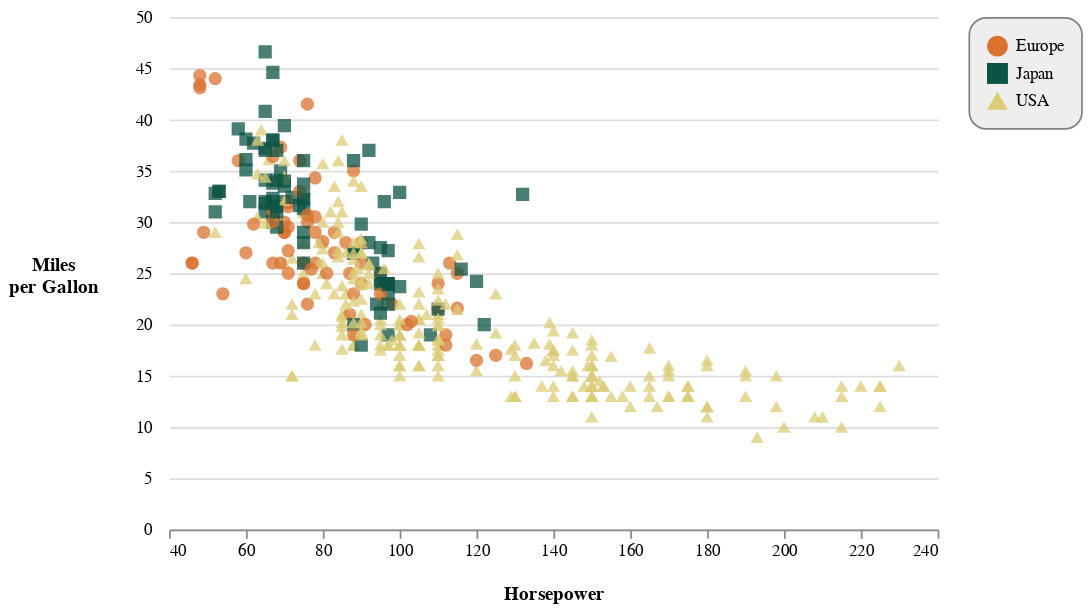

Notebook code for this chart:
### Markdown cell above
## Scatterplot

### Code cell
df = data.cars()

mark_plot(
    data=df, 
    x='Horsepower', 
    y='Miles_per_Gallon', 
    shape_by='Origin',
    opacity=0.75,
    y_title=['Miles', 'per Gallon']
)

### Figure 1 — Vega-Lite specification as saved in the notebook (floating-point values rounded to 4 significant figures; data arrays with more than 128 entries replaced by an {"elided": "..."} marker saying what was removed)
{"config": {"view": {"continuousWidth": 400, "continuousHeight": 300, "strokeWidth": 0}, "axis": {}, "axisX": {"grid": false, "labelAngle": 0, "labelSeparation": 1, "titlePadding": 15}, "axisY": {"domain": false, "labelAngle": 0, "labelPadding": 10, "ticks": false, "titleAngle": 0, "titlePadding": 35}, "header": {}, "title": {"fontSize": 16, "offset": 15, "subtitleFontSize": 13, "subtitlePadding": 7}}, "concat": [{"layer": [{"mark": {"type": "point", "filled": true, "size": 60}, "encoding": {"color": {"field": "Origin", "legend": {"columns": 1, "cornerRadius": 10, "direction": "horizontal", "fillColor": "#EEEEEE", "padding": 10, "strokeColor": "gray", "symbolOpacity": 0.9, "symbolSize": 150, "title": ""}, "scale": {"range": ["#DA722E", "#0B5345", "#DDCC77", "#88CCEE", "#2275A9", "#CC6677"], "type": "linear"}, "type": "nominal"}, "opacity": {"condition": {"value": 0.75, "selection": "selector001"}, "value": 0.01}, "shape": {"field": "Origin", "legend": {"columns": 1, "cornerRadius": 10, "direction": "vertical", "fillColor": "#EEEEEE", "padding": 10, "strokeColor": "gray", "symbolOpacity": 0.9, "symbolSize": 150, "title": ""}, "scale": {}, "type": "nominal"}, "size": {}, "tooltip": [], "x": {"field": "Horsepower", "scale": {"zero": false}, "sort": null, "title": "Horsepower", "type": "quantitative"}, "y": {"field": "Miles_per_Gallon", "title": ["Miles", "per Gallon"], "type": "quantitative"}}, "height": 300, "selection": {"selector001": {"type": "multi", "fields": ["Origin"], "bind": "legend"}, "selector002": {"type": "interval", "bind": "scales", "encodings": ["x", "y"]}}, "title": {"text": "", "subtitle": ""}, "width": 450}], "resolve": {"scale": {"color": "independent", "shape": "independent", "strokeDash": "independent"}}}], "data": {"name": "data-f02450ab61490a1363517a0190416235"}, "$schema": "https://vega.github.io/schema/vega-lite/v4.17.0.json", "datasets": {"data-f02450ab61490a1363517a0190416235": {"elided": "406 records"}}}
